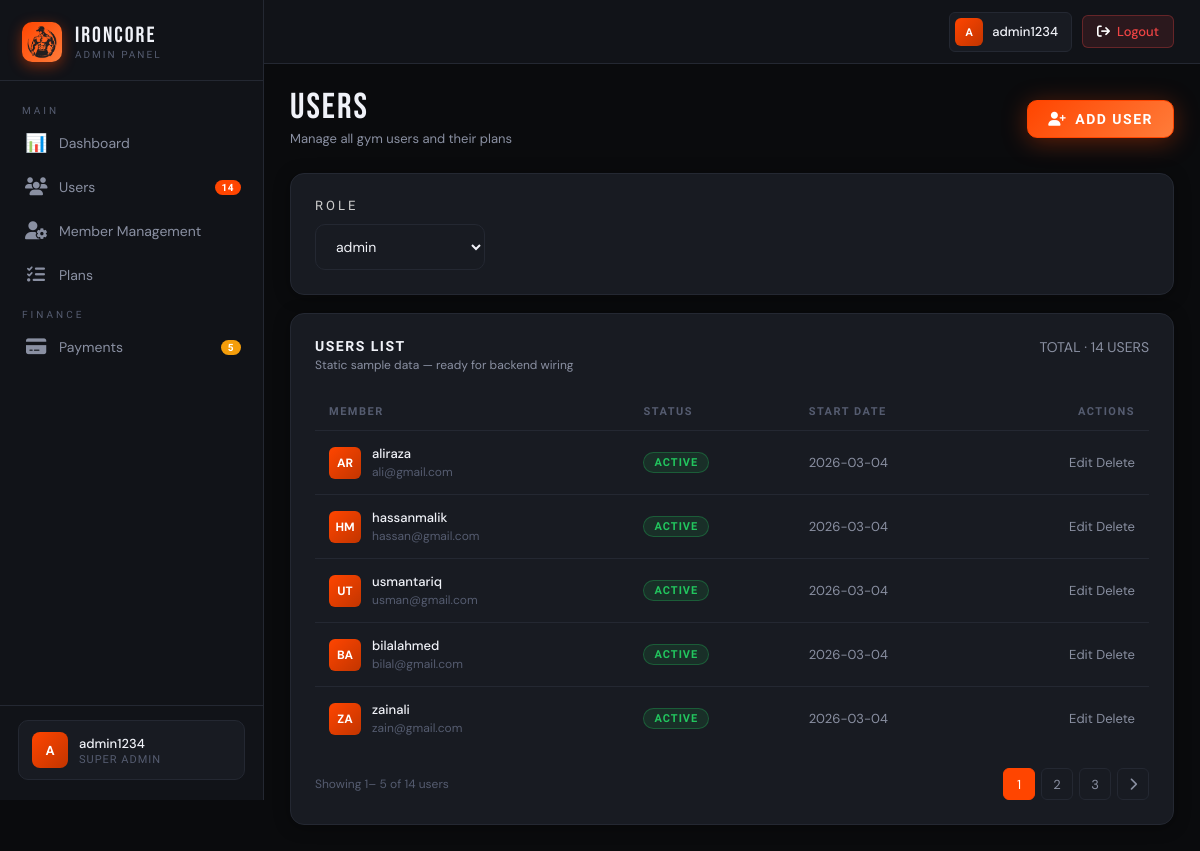
/pages/admin/admin-users.php (signed in), run on the app's committed database.
### tables this page shows
CREATE TABLE `users` (
  `id` int(11) NOT NULL,
  `fullname` varchar(55) NOT NULL,
  `username` varchar(55) NOT NULL,
  `email` varchar(55) NOT NULL,
  `pwd` varchar(255) NOT NULL,
  `role` int(11) DEFAULT NULL,
  `status` int(11) DEFAULT 1,
  `trainer_id` int(11) DEFAULT NULL,
  `fee` int(255) DEFAULT NULL,
  `trainerPay` int(255) DEFAULT NULL,
  `created_at` timestamp NOT NULL DEFAULT curdate()
);

CREATE TABLE `status` (
  `id` int(11) NOT NULL,
  `status` varchar(55) NOT NULL
);

### includes/model.php (called while the page is built, shortened)
<?php
class model
{
    public $conn;
    public function __construct($conn)
    {
        $this->conn = $conn;
    }
    public function fetch_records($table, $columns = ['*'], $join = "", $conditions = [], $limit = null, $offset = 0)
    {
        $table = preg_replace('/[^a-zA-Z0-9_]/', '', $table);
        $cols = implode(', ', $columns);
        $sql = "SELECT $cols FROM `$table`";
        if (!empty($join)) {
            $sql .= " $join";
        }
        if ($limit !== null) {
            $sql .= " LIMIT $limit OFFSET $offset";
        }
        $stmt = $this->conn->prepare($sql);
        $stmt->execute();
        $result = $stmt->get_result();
        $data = [];
        while ($row = $result->fetch_assoc()) {
            $data[] = $row;
        }
        return $data;
    }
    public function count($table, $conditions = [])
    {
        $table = preg_replace('/[^a-zA-Z0-9_]/', '', $table);
        $sql = "SELECT COUNT(*) as total FROM $table";
        $result = $this->conn->query($sql);
        $row = $result->fetch_assoc();
        return $row['total'];
    }
}
?>

### includes/middleware.php (called while the page is built, shortened)
<?php
class auth
{
    private $allowed_rules = [];
    public function __construct($roles = [])
    {
        $this->allowed_rules = $roles;
    }
    private function handle()
    {
        foreach ($this->allowed_rules as $role) {
            if (isset($_SESSION[$role])) {
                $allowed = true;
                break;
            }
        }
    }
    public function show_name()
    {
        if (isset($_SESSION['username'])) {
            $show = $_SESSION['username'];
            return $show;
        }
    }
}
?>

### pages/admin/admin-users.php (the view, shortened to what this page needs)
<?php
require_once './includes/middleware.php';
require_once './includes/model.php';
$auth = new auth(['admin']);
$db = new database();
$conn = $db->connection();
$controller = new controller($conn);
$controller->markPendingPayments();
$join = "
INNER JOIN role ON users.role = role.id
INNER JOIN status ON users.status = status.id
LEFT JOIN payment ON users.id = payment.member_id";
$columns = [
    'users.*',
    'payment.member_amount',
    'payment.payment_status',
    'payment.month',
    'payment.year',
    'role.role AS role_name',
    'status.status AS status_name'
];
$total_users = $controller->count('users');
$total = $controller->count('users');
$limit = 5;
$page = isset($_GET['page']) ? (int) $_GET['page'] : 1;
$offset = ($page - 1) * $limit;
$total_pages = ceil($total / $limit);
$fetching_members = $controller->fetch_records(
    'users',
    $columns,
    $join,
    [],
    $limit,
    $offset
);
$total = $controller->count('users');
$roles = $controller->fetch_records('role');
?>
<!DOCTYPE html>
<html lang="en">
<head>
    <link rel="stylesheet" href="./css/style.css" />
    <link rel="stylesheet" href="https://cdnjs.cloudflare.com/ajax/libs/font-awesome/6.4.2/css/all.min.css">
</head>
<body>
    <aside class="sidebar" id="sidebar">
        <div class="sidebar-logo">
            <div class="logo-icon"><img src="./images/logo.png" alt="IronCore"></div>
            <div>
                <div class="logo-text">IronCore</div>
                <div class="logo-sub">Admin Panel</div>
            </div>
        </div>
        <?php
        require_once 'sidebar.php';
        ?>
        <div class="sidebar-footer">
            <div class="sidebar-user">
                <div class="avatar avatar-sm" style="width:36px;height:36px;font-size:13px;border-radius:8px;">
                </div>
                <div class="user-meta">
                    <div class="name"><?php echo $auth->show_name(); ?></div>
                    <div class="role">Super Admin</div>
                </div>
            </div>
        </div>
    </aside>
    <div class="main-wrap">
    <header class="topbar">
            <div class="topbar-right">
                <?php
                $name = $auth->show_name();
                $names = explode(' ', $name);
                $initials = strtoupper(substr($names[0], 0, 1) . (isset($names[1]) ? substr($names[1], 0, 1) : ''));
                ?>
                <div class="topbar-profile">
                    <div class="avatar avatar-sm" style="width:28px;height:28px;font-size:11px;border-radius:6px;">
                        <?php echo $initials; ?>
                    </div>
                    <span class="tp-name"><?php echo $name; ?></span>
                </div>
                <button class="logout-btn" onclick="doLogout()">
                    <i class="fa-solid fa-arrow-right-from-bracket" style="color: rgba(255, 255, 255, 1.00);"></i>
                    <span>Logout</span>
                </button>
            </div>
        </header>
        <div class="page-area">
            <div class="page-header anim-fade-up">
                <div class="page-title-block">
                    <div class="title">Users</div>
                    <div class="subtitle">Manage all gym users and their plans</div>
                </div>
                <div class="page-actions">
                    <a href="./admin-add-users" class="btn btn-primary">
                        <i class="fa-solid fa-user-plus" style="color: rgba(255, 255, 255, 1.00);"></i>
                        Add User
                    </a>
                </div>
            </div>
            <div class="card anim-fade-up anim-d1" style="margin-bottom:18px;">
                <div class="flex-between" style="gap:12px;flex-wrap:wrap;">
                    <div style="display:flex;gap:10px;flex-wrap:wrap;">
                        <div class="form-group" style="margin-bottom:0;min-width:170px;">
                            <label class="form-label" for="filter_status">Role</label>
                            <div class="input-wrap">
                                <select id="filter_role" class="form-input" style="padding-left:16px;">
                                    <?php
                                    foreach ($roles as $role) { ?>
                                        <option value="<?php echo $role['id'] ?>"><?php echo $role['role'] ?></option>
                                    <?php } ?>
                                </select>
                            </div>
                        </div>
                    </div>
                </div>
            </div>
            <div class="card anim-fade-up anim-d2">
                <div class="card-header">
                    <div>
                        <div class="card-title">Users List</div>
                        <div class="card-subtitle">Static sample data — ready for backend wiring</div>
                    </div>
                    <span class="font-label" style="color:var(--text-sec);">TOTAL · <?php echo $total; ?> USERS</span>
                </div>
                <div class="table-responsive">
                    <table class="data-table members-table">
                        <thead>
                            <tr>
                                <th>Member</th>
                                <th>Status</th>
                                <th>Start Date</th>
                                <th style="text-align:right;">Actions</th>
                            </tr>
                        </thead>
                        <tbody id="members_body">
                            <?php
                            foreach ($fetching_members as $row) {
                                ?>
                                <tr>
                                    <td>
                                        <div class="member-cell">
                                            <?php
                                            $name = $row['fullname'];
                                            $words = explode(" ", trim($name));
                                            $initials = strtoupper(substr($words[0], 0, 1));
                                            if (count($words) > 1) {
                                                $initials .= strtoupper(substr($words[1], 0, 1));
                                            }
                                            ?>
                                            <div class="avatar avatar-sm"><?php echo $initials; ?></div>
                                            <div>
                                                <div class="member-name"><?php echo $row['username']; ?></div>
                                                <div class="member-email"><?php echo $row['email']; ?></div>
                                            </div>
                                        </div>
                                    </td>
                                    <td><span class="badge badge-active"><?php echo $row['status_name']; ?></span></td>
                                    <td><?php echo date('Y-m-d', strtotime($row['created_at'])); ?></td>
                                    <td style="text-align:right;">
                                        <a href="./admin-edit-users?id=<?php echo $row['id']; ?>"
                                            class="table-link">Edit</a>
                                        <a href="./delete-record?id=<?php echo $row['id']; ?>" class="table-link">Delete</a>
                                    </td>
                                </tr>
                                <?php
                            }
                            ?>
                        </tbody>
                    </table>
                    <div class="pagination">
                        <span class="page-info">
                            Showing <?php echo ($offset + 1) ?>–
                            <?php echo min($offset + $limit, $total) ?>
                            of <?php echo $total ?> users
                        </span>
                        <div class="page-btns">
                            <?php for ($i = 1; $i <= $total_pages; $i++): ?>
                                <a href="?page=<?php echo $i ?>">
                                    <button class="page-btn <?php echo $i == $page ? 'active' : '' ?>">
                                        <?php echo $i ?>
                                    </button>
                                </a>
                            <?php endfor; ?>
                            <?php if ($page < $total_pages): ?>
                                <a href="?page=<?php echo $page + 1 ?>">
                                    <button class="page-btn"><i class="fa-solid fa-chevron-right"></i></button>
                                </a>
                            <?php endif; ?>
                        </div>
                    </div>
                </div>
            </div>
        </div>
    </div>
</body>
</html>

### pages/admin/sidebar.php (shortened to what this page needs)
<aside class="sidebar" id="sidebar">
    <div class="sidebar-logo">
        <div class="logo-icon"><img src="./images/logo.png"></div>
        <div>
            <div class="logo-text">IronCore</div>
            <div class="logo-sub">Admin Panel</div>
        </div>
    </div>
    <nav class="sidebar-nav">
        <div class="nav-group-label">Main</div>
        <a href="./dashboard">
            <div class="nav-item">
                <span class="nav-icon">📊</span>
                Dashboard
            </div>
        </a>
        <a href="./admin-users">
            <div class="nav-item">
                <span class="nav-icon"><i class="fa-solid fa-users"></i></span>
                Users
                <span class="nav-badge"><?php echo $total_users; ?></span>
            </div>
        </a>
        <a href="./admin-members-management">
            <div class="nav-item">
                <span class="nav-icon"><i class="fa-solid fa-user-gear"></i></span>
                Member Management
            </div>
        </a>
        <a href="./admin-plan">
            <div class="nav-item clickable">
            <span class="nav-icon"><i class="fa-solid fa-list-check"></i></span>
            Plans
        </div>
        </a>
        <div class="nav-group-label">Finance</div>
        <a href="./admin-entry">
            <div class="nav-item clickable">
                <span class="nav-icon"><i class="fa-solid fa-credit-card"></i></span>
                Payments
                <span class="nav-badge yellow">5</span>
            </div>
        </a>
    </nav>
    <div class="sidebar-footer">
        <div class="sidebar-user">
            <?php
            $name = $auth->show_name();
            $names = explode(' ', $name);
            $initials = strtoupper(substr($names[0], 0, 1) . (isset($names[1]) ? substr($names[1], 0, 1) : ''));
            ?>
            <div class="avatar avatar-sm" style="width:36px;height:36px;font-size:13px;border-radius:8px;">
                <?php echo $initials; ?>
            </div>
            <div class="user-meta">
                <div class="name"><?php echo $auth->show_name(); ?></div>
                <div class="role">Super Admin</div>
            </div>
        </div>
    </div>
</aside>

### data on the page
users: fullname "AR", username "aliraza", email "ali@gmail.com", status.status "ACTIVE", created_at "2026-03-04"
users: fullname "HM", username "hassanmalik", email "hassan@gmail.com", status.status "ACTIVE", created_at "2026-03-04"
users: fullname "UT", username "usmantariq", email "usman@gmail.com", status.status "ACTIVE", created_at "2026-03-04"
users: fullname "BA", username "bilalahmed", email "bilal@gmail.com", status.status "ACTIVE", created_at "2026-03-04"
users: fullname "ZA", username "zainali", email "zain@gmail.com", status.status "ACTIVE", created_at "2026-03-04"

### other printed values
$total_users "14"
$initials "A"
$auth->show_name() "admin1234"
$name "admin1234"
$total "14"
$offset + 1 "1"
min($offset + $limit, $total) "5"
form field value "admin"
